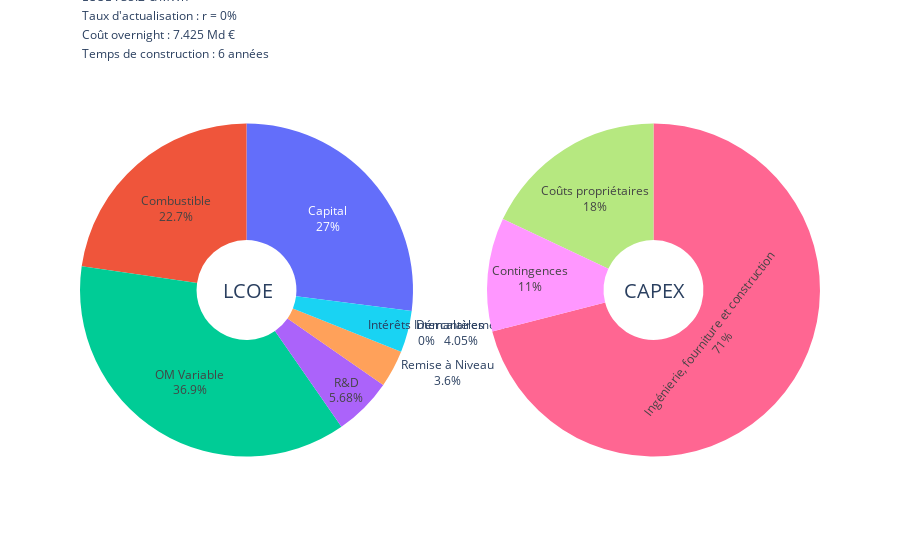
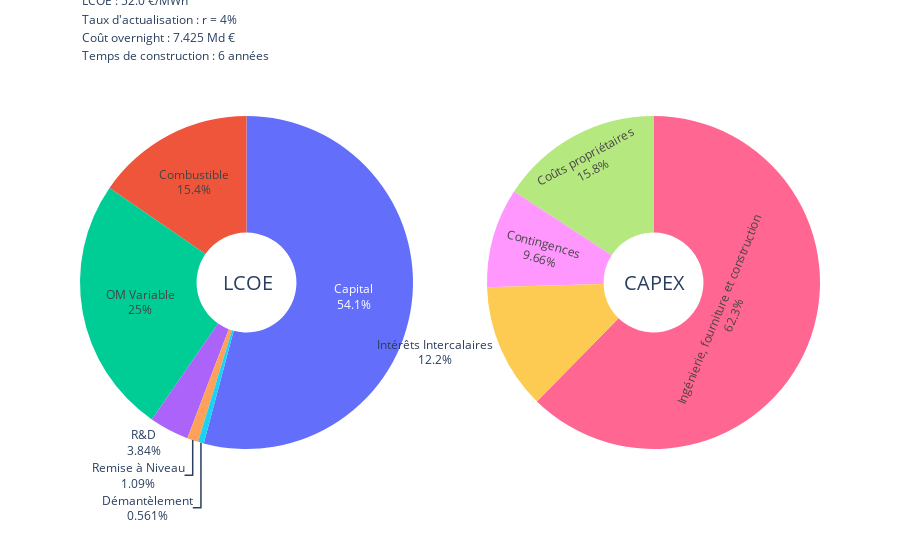
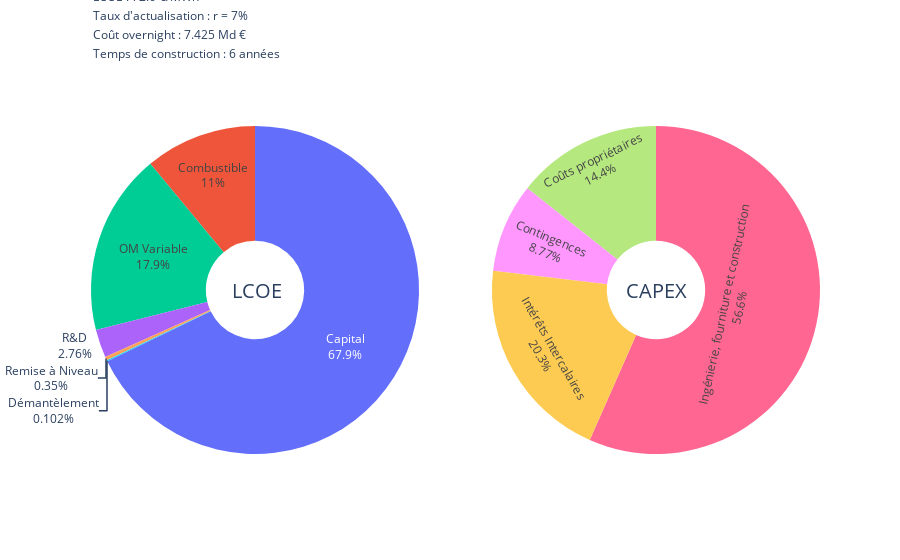

Source (notebook cell) for these figures, in order:
### Markdown cell above
# LCOE Calculation and Share plot

### Code cell
for key in df:
    cost_s = {}
    labels_lcoe = []
    values_lcoe = []
    
    if b_construction:
        labels_lcoe.append('Capital')
        values_lcoe.append(df[key]["Coût Construction A"].sum())
        
        labels_cap = ['Ingénierie, fourniture et construction','Coûts propriétaires','Contingences','Intérêts Intercalaires']
        values_cap = [cost_construction_epcc,cost_construction_owner,cost_construction_contingency,cost_construction_idc[key]]
    
    if b_production:
        if b_production_fuelcost:
            labels_lcoe.append('Combustible')
            values_lcoe.append(df[key]["Coût Combustible A"].sum())        
        if b_production_omfix:
            labels_lcoe.append('OM Fixe')
            values_lcoe.append(df[key]["Coût OM Fixe A"].sum())        
        if b_production_omvar:
            labels_lcoe.append('OM Variable')
            values_lcoe.append(df[key]["Coût OM Variable A"].sum())        
        if b_production_waste:
            labels_lcoe.append('Déchet')
            values_lcoe.append(df[key]["Coût Déchet A"].sum())        
        if b_production_rd:
            labels_lcoe.append('R&D')
            values_lcoe.append(df[key]["Coût R&D A"].sum())        
    
    if b_refurbishment:
        labels_lcoe.append('Remise à Niveau')
        values_lcoe.append(df[key]["Coût Remise à Niveau A"].sum())
    if b_dismantling:
        labels_lcoe.append('Démantèlement')
        values_lcoe.append(df[key]["Coût Démantèlement A"].sum())
    
    if df[key]["Energie A"].sum() > 0:
        LCOE = sum(values_lcoe)/df[key]["Energie A"].sum()
    
    fig = make_subplots(rows=1, cols=2, specs=[[{'type':'domain'}, {'type':'domain'}]])
    fig.update_traces(hole=.4, hoverinfo="label+percent+name")
    fig.update_traces(insidetextorientation='horizontal')
    
    fig.add_trace(go.Pie(labels=labels_lcoe, values=values_lcoe, name="LCOE", textinfo='label+percent',hole=.3,sort =False),1, 1)
    fig.add_trace(go.Pie(labels=labels_cap, values=values_cap, name="CAPEX", textinfo='label+percent',hole=.3,sort =False),1, 2)
    
    fig.update_layout(title='',showlegend=False,
                      annotations=[dict(text='LCOE', x=0.19, y=0.5, font_size=20, showarrow=False),
                                   dict(text='CAPEX', x=0.82, y=0.5, font_size=20, showarrow=False)])
    
    fig.add_annotation(text='LCOE : '+str(round(LCOE, 1))+' €/MWh',xref="paper", yref="paper",x=0.0, y=1.30, showarrow=False)
    fig.add_annotation(text='Taux d\'actualisation : '+key,xref="paper", yref="paper",x=0.0, y=1.25, showarrow=False)
    fig.add_annotation(text='Coût overnight : '+str(cost_construction_occ/1e9)+' Md €',xref="paper", yref="paper",x=0.0, y=1.20, showarrow=False)
    fig.add_annotation(text='Temps de construction : '+str(construction_period)+' années',xref="paper", yref="paper",x=0.0, y=1.15, showarrow=False)

    print('\n','Phases et données : ','\n')
    if b_construction:
        print('\t - Construction:',cost_construction_occ/ power_electric * 1e3,' €/kW')
        print('\t\t * Profile:',b_construction_profile)
        print('\t\t * Méthode IDC:',method_idc)
    if b_production:
        print('\t - Production')
        print('\t\t * Combustible:',cost_var_fuel,' €/MWh')
        print('\t\t * OM Fix:',cost_fix_om / power_electric * 1e3,' €/kW')
        print('\t\t * OM Var:',cost_var_om,' €/MWh')        
    if b_production_waste:
        print('\t - Déchets:',cost_provisionspentfuel,' €/MWh')
    if b_production_rd:
        print('\t - R&D:',cost_rd,' € / MWh')
    if b_refurbishment:
        print('\t - Remise à Niveau:',cost_refurbishment / power_electric * 1e3,' €/kW')
    if b_dismantling:
        print('\t - Démantèlement:',cost_dismantling / cost_construction_occ *100,' % OCC')
    print('\n')

    fig.show()
    print('\n')

### Figure 1 — Plotly figure (JSON) as saved in the notebook; plotly's stock layout.template omitted (floating-point values rounded to 4 significant figures)
{"data": [{"domain": {"x": [0, 0.45], "y": [0, 1]}, "hole": 0.3, "labels": ["Capital", "Combustible", "OM Variable", "R&D", "Remise à Niveau", "Démantèlement"], "name": "LCOE", "sort": false, "textinfo": "label+percent", "type": "pie", "values": [7425000000, 6248404800, 10153657800, 1562101200, 990000000, 1113750000]}, {"domain": {"x": [0.55, 1], "y": [0, 1]}, "hole": 0.3, "labels": ["Ingénierie, fourniture et construction", "Coûts propriétaires", "Contingences", "Intérêts Intercalaires"], "name": "CAPEX", "sort": false, "textinfo": "label+percent", "type": "pie", "values": [5271750000, 1336500000, 816750000, 0]}], "layout": {"annotations": [{"font": {"size": 20}, "showarrow": false, "text": "LCOE", "x": 0.19, "y": 0.5}, {"font": {"size": 20}, "showarrow": false, "text": "CAPEX", "x": 0.82, "y": 0.5}, {"showarrow": false, "text": "LCOE : 35.2 €/MWh", "x": 0, "xref": "paper", "y": 1.3, "yref": "paper"}, {"showarrow": false, "text": "Taux d'actualisation : r = 0%", "x": 0, "xref": "paper", "y": 1.25, "yref": "paper"}, {"showarrow": false, "text": "Coût overnight : 7.425 Md €", "x": 0, "xref": "paper", "y": 1.2, "yref": "paper"}, {"showarrow": false, "text": "Temps de construction : 6 années", "x": 0, "xref": "paper", "y": 1.15, "yref": "paper"}], "autosize": true, "showlegend": false, "title": {"text": ""}}}

### Figure 2 — Plotly figure (JSON) as saved in the notebook; plotly's stock layout.template omitted (floating-point values rounded to 4 significant figures)
{"data": [{"domain": {"x": [0, 0.45], "y": [0, 1]}, "hole": 0.3, "labels": ["Capital", "Combustible", "OM Variable", "R&D", "Remise à Niveau", "Démantèlement"], "name": "LCOE", "sort": false, "textinfo": "label+percent", "type": "pie", "values": [8456000000.0, 2403000000.0, 3904000000.0, 600700000.0, 170600000.0, 87570000.0]}, {"domain": {"x": [0.55, 1], "y": [0, 1]}, "hole": 0.3, "labels": ["Ingénierie, fourniture et construction", "Coûts propriétaires", "Contingences", "Intérêts Intercalaires"], "name": "CAPEX", "sort": false, "textinfo": "label+percent", "type": "pie", "values": [5271750000, 1336500000, 816750000, 1031000000.0]}], "layout": {"annotations": [{"font": {"size": 20}, "showarrow": false, "text": "LCOE", "x": 0.19, "y": 0.5}, {"font": {"size": 20}, "showarrow": false, "text": "CAPEX", "x": 0.82, "y": 0.5}, {"showarrow": false, "text": "LCOE : 52.0 €/MWh", "x": 0, "xref": "paper", "y": 1.3, "yref": "paper"}, {"showarrow": false, "text": "Taux d'actualisation : r = 4%", "x": 0, "xref": "paper", "y": 1.25, "yref": "paper"}, {"showarrow": false, "text": "Coût overnight : 7.425 Md €", "x": 0, "xref": "paper", "y": 1.2, "yref": "paper"}, {"showarrow": false, "text": "Temps de construction : 6 années", "x": 0, "xref": "paper", "y": 1.15, "yref": "paper"}], "autosize": true, "showlegend": false, "title": {"text": ""}}}

### Figure 3 — Plotly figure (JSON) as saved in the notebook; plotly's stock layout.template omitted (floating-point values rounded to 4 significant figures)
{"data": [{"domain": {"x": [0, 0.45], "y": [0, 1]}, "hole": 0.3, "labels": ["Capital", "Combustible", "OM Variable", "R&D", "Remise à Niveau", "Démantèlement"], "name": "LCOE", "sort": false, "textinfo": "label+percent", "type": "pie", "values": [9312000000.0, 1512000000.0, 2458000000.0, 378100000.0, 48030000.0, 13960000.0]}, {"domain": {"x": [0.55, 1], "y": [0, 1]}, "hole": 0.3, "labels": ["Ingénierie, fourniture et construction", "Coûts propriétaires", "Contingences", "Intérêts Intercalaires"], "name": "CAPEX", "sort": false, "textinfo": "label+percent", "type": "pie", "values": [5271750000, 1336500000, 816750000, 1887000000.0]}], "layout": {"annotations": [{"font": {"size": 20}, "showarrow": false, "text": "LCOE", "x": 0.19, "y": 0.5}, {"font": {"size": 20}, "showarrow": false, "text": "CAPEX", "x": 0.82, "y": 0.5}, {"showarrow": false, "text": "LCOE : 72.6 €/MWh", "x": 0, "xref": "paper", "y": 1.3, "yref": "paper"}, {"showarrow": false, "text": "Taux d'actualisation : r = 7%", "x": 0, "xref": "paper", "y": 1.25, "yref": "paper"}, {"showarrow": false, "text": "Coût overnight : 7.425 Md €", "x": 0, "xref": "paper", "y": 1.2, "yref": "paper"}, {"showarrow": false, "text": "Temps de construction : 6 années", "x": 0, "xref": "paper", "y": 1.15, "yref": "paper"}], "autosize": true, "showlegend": false, "title": {"text": ""}}}
